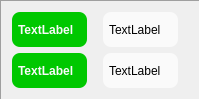
          <widget class="QFrame" name="frame_26">
           <property name="frameShape">
            <enum>QFrame::Panel</enum>
           </property>
           <property name="frameShadow">
            <enum>QFrame::Sunken</enum>
           </property>
           <layout class="QGridLayout" name="gridLayout_27">
            <item row="1" column="1">
             <widget class="QLabel" name="tCond3LEA_3R_Label_2">
              <property name="font">
               <font>
                <weight>75</weight>
                <bold>true</bold>
               </font>
              </property>
              <property name="styleSheet">
               <string notr="true">QLabel {background-color: #00c800;
color: #fafafa;
border: 0px solid grey;
border-radius: 8px;
padding: 3px;
margin-right: 10px}</string>
              </property>
              <property name="text">
               <string>TextLabel</string>
              </property>
             </widget>
            </item>
            <item row="0" column="1">
             <widget class="QLabel" name="tCond1LEA_3R_Label_2">
              <property name="font">
               <font>
                <weight>75</weight>
                <bold>true</bold>
               </font>
              </property>
              <property name="styleSheet">
               <string notr="true">QLabel {background-color: #00c800;
color: #fafafa;
border: 0px solid grey;
border-radius: 8px;
padding: 3px;
margin-right: 10px}</string>
              </property>
              <property name="text">
               <string>TextLabel</string>
              </property>
             </widget>
            </item>
            <item row="0" column="2">
             <widget class="QLabel" name="cond1LEA_3R_Label_2">
              <property name="styleSheet">
               <string notr="true">QLabel {background-color: #fafafa}
QLabel {color: #000000}
QLabel {border: 0px solid grey}
QLabel {border-radius: 8px}
QLabel {padding: 3px}
QLabel {margin-right: 10px}</string>
              </property>
              <property name="text">
               <string>TextLabel</string>
              </property>
             </widget>
            </item>
            <item row="1" column="2">
             <widget class="QLabel" name="cond3LEA_3R_Label_2">
              <property name="styleSheet">
               <string notr="true">QLabel {background-color: #fafafa}
QLabel {color: #000000}
QLabel {border: 0px solid grey}
QLabel {border-radius: 8px}
QLabel {padding: 3px}
QLabel {margin-right: 10px}</string>
              </property>
              <property name="text">
               <string>TextLabel</string>
              </property>
             </widget>
            </item>
           </layout>
          </widget>
